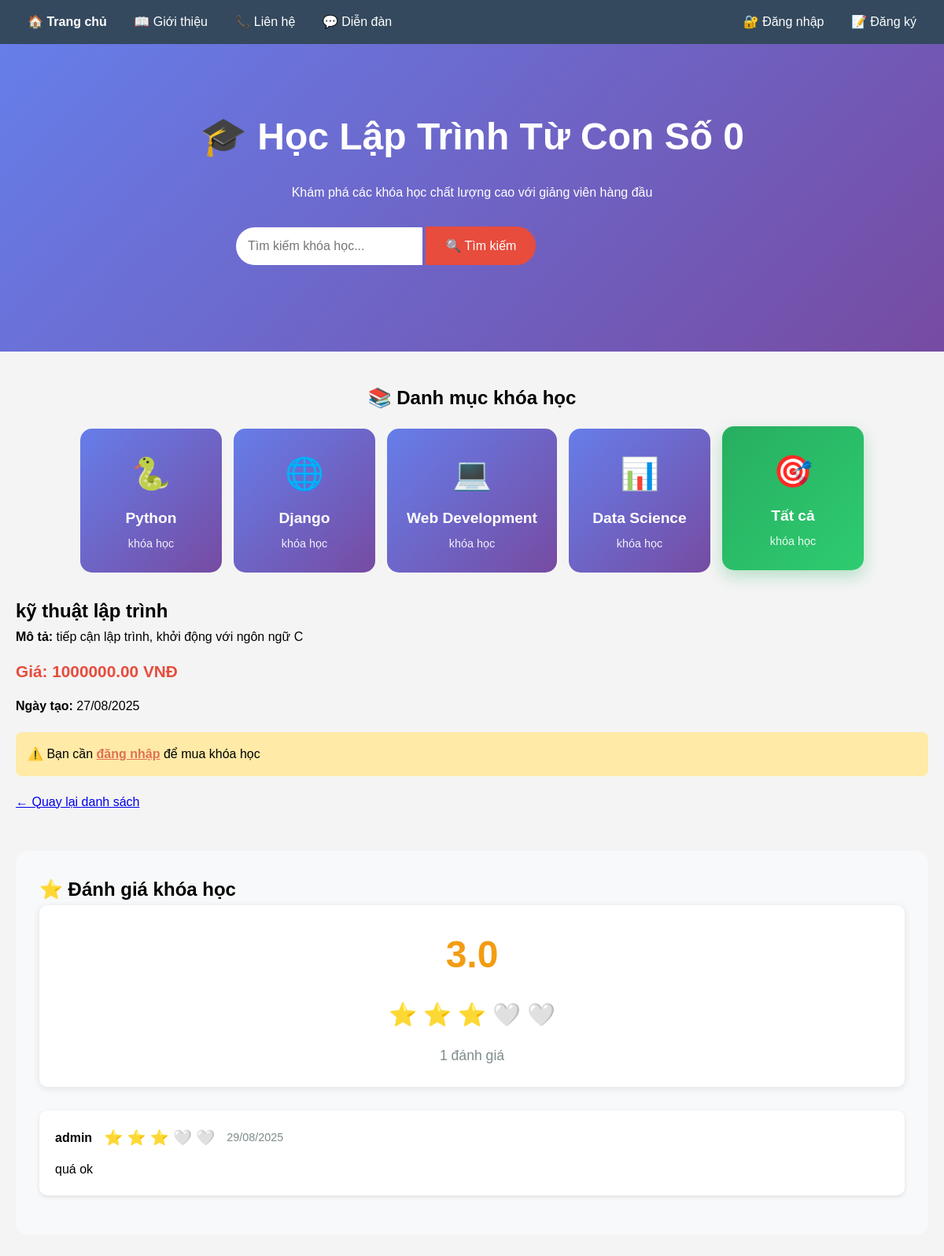
Screenshot of /course/2/ with the database file from the repository.
### courses/models.py (models this page shows, shortened)
class Course(models.Model):
    title = models.CharField(max_length=200, verbose_name="Tên khóa học")
    description = models.TextField(verbose_name="Mô tả")
    price = models.DecimalField(max_digits=10, decimal_places=2, verbose_name="Giá")
    created_at = models.DateTimeField(auto_now_add=True, verbose_name="Ngày tạo")
    CATEGORY_CHOICES = [
        ('python', 'Python'),
        ('django', 'Django'),
        ('web', 'Web Development'),
        ('data', 'Data Science'),
        ('other', 'Khác'),
    ]
    category = models.CharField(
        max_length=20,
        choices=CATEGORY_CHOICES,
        default='other',
        verbose_name="Danh mục"
    )

class Review(models.Model):
    user = models.ForeignKey(User, on_delete=models.CASCADE, verbose_name="Người dùng")
    course = models.ForeignKey(Course, on_delete=models.CASCADE, verbose_name="Khóa học")
    rating = models.IntegerField(
        choices=[(1, '1 sao'), (2, '2 sao'), (3, '3 sao'), (4, '4 sao'), (5, '5 sao')],
        verbose_name="Đánh giá"
    )
    comment = models.TextField(verbose_name="Bình luận")
    created_at = models.DateTimeField(auto_now_add=True, verbose_name="Ngày tạo")
    class Meta:
        unique_together = ('user', 'course')  # Mỗi user chỉ review 1 lần
        ordering = ['-created_at']
        verbose_name = "Đánh giá"
        verbose_name_plural = "Đánh giá"

### courses/views.py (the view)
# urls.py: path('course/<int:course_id>/', views.course_detail, name='course_detail'),
def course_detail(request, course_id):
    course = get_object_or_404(Course, id=course_id)
    reviews = Review.objects.filter(course=course).order_by('-created_at')
    user_has_purchased = False
    if request.user.is_authenticated:
        user_has_purchased = Payment.objects.filter(
            user=request.user,
            course=course,
            status='completed'
        ).exists()
    user_review = None
    if request.user.is_authenticated:
        try:
            user_review = Review.objects.get(user=request.user, course=course)
        except Review.DoesNotExist:
            user_review = None
    if request.method == 'POST' and request.user.is_authenticated and user_has_purchased:
        form = ReviewForm(request.POST)
        if form.is_valid():
            review = form.save(commit=False)
            review.user = request.user
            review.course = course
            review.save()
            messages.success(request, 'Cảm ơn bạn đã đánh giá khóa học!')
            return redirect('course_detail', course_id=course_id)
    else:
        form = ReviewForm()
    return render(request, 'courses/course_detail.html', {
        'course': course,
        'reviews': reviews,
        'user_has_purchased': user_has_purchased,
        'user_review': user_review,
        'form': form,
        'average_rating': reviews.aggregate(Avg('rating'))['rating__avg'] or 0,
        'total_reviews': reviews.count()
    })

### courses/forms.py
class ReviewForm(forms.ModelForm):
    class Meta:
        model = Review
        fields = ['rating', 'comment']
        widgets = {
            'rating': forms.RadioSelect(choices=[(i, f'{i} sao') for i in range(1, 6)]),
            'comment': forms.Textarea(attrs={
                'placeholder': 'Chia sẻ trải nghiệm của bạn về khóa học này...',
                'rows': 4,
                'class': 'form-textarea'
            })
        }
        labels = {
            'rating': 'Đánh giá',
            'comment': 'Bình luận'
        }
    def __init__(self, *args, **kwargs):
        super().__init__(*args, **kwargs)
        self.fields['rating'].widget.attrs.update({'class': 'star-rating'})

### courses/templates/courses/course_detail.html (shortened to what this page needs)
{% extends 'courses/base.html' %}
{% block content %}
<div class="course-detail">
    <h2>{{ course.title }}</h2>
    <p><strong>Mô tả:</strong> {{ course.description }}</p>
    <p class="price"><strong>Giá:</strong> {{ course.price }} VNĐ</p>
    <p><strong>Ngày tạo:</strong> {{ course.created_at|date:"d/m/Y" }}</p>
    {% if user.is_authenticated %}
        <form action="/add-to-cart/{{ course.id }}/" method="post" style="margin: 20px 0;">
            {% csrf_token %}
            <button type="submit" style="
                background: #27ae60;
                color: white;
                border: none;
                padding: 15px 30px;
                border-radius: 8px;
                cursor: pointer;
                font-size: 1.1em;
                margin-right: 15px;
            ">
                🛒 Thêm vào giỏ hàng
            </button>
        </form>
        <form action="/checkout-direct/{{ course.id }}/" method="post">
            {% csrf_token %}
            <button type="submit" style="
                background: #e74c3c;
                color: white;
                border: none;
                padding: 15px 30px;
                border-radius: 8px;
                cursor: pointer;
                font-size: 1.1em;
            ">
                ⚡ Mua ngay
            </button>
        </form>
{% if user.is_authenticated and user_has_purchased %}
<a href="{% url 'learning_path' course.id %}" style="
    display: inline-block;
    background: linear-gradient(135deg, #3498db 0%, #2980b9 100%);
    color: white;
    padding: 15px 30px;
    border-radius: 8px;
    text-decoration: none;
    font-size: 1.1em;
    font-weight: 600;
    margin-left: 15px;
    transition: all 0.3s ease;
">
    🎯 Lộ trình học
</a>
{% endif %}
    {% else %}
        <div style="background: #ffeaa7; padding: 15px; border-radius: 8px; margin: 20px 0;">
            <p>⚠️ Bạn cần <a href="/accounts/login/" style="color: #e17055; font-weight: bold;">đăng nhập</a> để mua khóa học</p>
        </div>
    {% endif %}
    <a href="/">← Quay lại danh sách</a>
</div>
<div class="reviews-section">
    <h2>⭐ Đánh giá khóa học</h2>
    <div class="rating-summary">
        <div class="average-rating">
            <span class="rating-number">{{ average_rating|floatformat:1 }}</span>
            <div class="stars">
                {% for i in "12345" %}
                    {% if i|add:0 <= average_rating %}
                        ⭐
                    {% else %}
                        🤍
                    {% endif %}
                {% endfor %}
            </div>
            <span class="total-reviews">{{ total_reviews }} đánh giá</span>
        </div>
    </div>
    <div class="reviews-list">
        {% for review in reviews %}
        <div class="review-item">
            <div class="review-header">
                <strong>{{ review.user.username }}</strong>
                <div class="stars">
                    {% for i in "12345" %}
                        {% if forloop.counter <= review.rating %}⭐{% else %}🤍{% endif %}
                    {% endfor %}
                </div>
                <span>{{ review.created_at|date:"d/m/Y" }}</span>
            </div>
            <p>{{ review.comment }}</p>
        </div>
        {% empty %}
        <p class="no-reviews">Chưa có đánh giá nào cho khóa học này.</p>
        {% endfor %}
    </div>
</div>
{% endblock %}

### courses/templates/courses/base.html (style rules this page uses)
* { box-sizing: border-box; margin: 0; padding: 0; }
body { font-family: Arial, sans-serif; margin: 0; padding: 0; background-color: #f4f4f4; line-height: 1.6; }
.price { color: #e74c3c; font-weight: bold; font-size: 1.3em; margin: 15px 0; }

### courses/templates/courses/course_detail.html (style rules this page uses)
.reviews-section { margin-top: 50px; padding: 30px; background: #f8f9fa; border-radius: 15px; }
.rating-summary { background: white; padding: 25px; border-radius: 10px; text-align: center; margin-bottom: 30px; box-shadow: 0 2px 10px rgba(0,0,0,0.1); }
.average-rating .rating-number { font-size: 3em; font-weight: bold; color: #f39c12; display: block; }
.average-rating .stars { font-size: 1.8em; margin: 15px 0; }
.average-rating .total-reviews { color: #7f8c8d; font-size: 1.1em; }
.reviews-list { margin-top: 30px; }
.review-item { background: white; padding: 20px; border-radius: 10px; box-shadow: 0 2px 5px rgba(0,0,0,0.1); margin-bottom: 20px; }
.review-header { display: flex; align-items: center; gap: 15px; margin-bottom: 12px; flex-wrap: wrap; }
.review-header .stars { color: #f39c12; font-size: 1.2em; }
.review-header span { color: #7f8c8d; font-size: 0.9em; }

### rows the page displays
Course: title "kỹ thuật lập trình", description "tiếp cận lập trình, khởi động với ngôn ngữ C", price "1000000.00", created_at "27/08/2025"
Review: user.username "admin", rating 3 (drawn), created_at "29/08/2025", comment "quá ok"

### other values shown
{{ average_rating|floatformat:1 }} "3.0"
{{ total_reviews }} "1"
